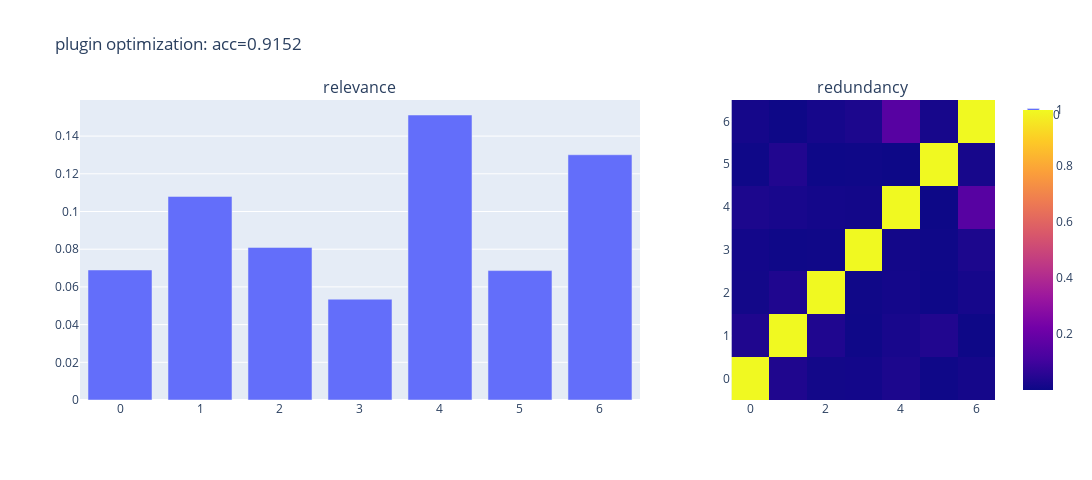

The notebook cell this image was saved under:
### Code cell
X_new_df = pd.DataFrame(data=X_new, columns=list(range(X_new.shape[1])))

show_relevance_redundancy(
    X_new_df,
    y,
    None,
    f"plugin optimization: acc={evaluate_model(clf, X_new_df, y, None):.4f}",
)

### Figure 1 — Plotly figure (JSON) as saved in the notebook; plotly's stock layout.template omitted (floating-point values rounded to 4 significant figures)
{"data": [{"alignmentgroup": "True", "hovertemplate": "variable=0<br>index=%{x}<br>value=%{y}<extra></extra>", "legendgroup": "0", "marker": {"color": "#636efa", "pattern": {"shape": ""}}, "name": "0", "offsetgroup": "0", "orientation": "v", "showlegend": true, "textposition": "auto", "type": "bar", "x": [0, 1, 2, 3, 4, 5, 6], "xaxis": "x", "y": [0.06898, 0.108, 0.08094, 0.05348, 0.1512, 0.06865, 0.1301], "yaxis": "y"}, {"coloraxis": "coloraxis", "hovertemplate": "x: %{x}<br>y: %{y}<br>color: %{z}<extra></extra>", "name": "0", "type": "heatmap", "xaxis": "x2", "yaxis": "y2", "z": [[1, 0.03472, 0.01137, 0.01241, 0.02889, 0.003949, 0.01657], [0.03472, 1.0, 0.03549, 0.005159, 0.02218, 0.03896, 0.001649], [0.01137, 0.03549, 1, 0.006964, 0.0139, 0.002859, 0.01823], [0.01241, 0.005159, 0.006964, 1, 0.01207, 0.005255, 0.02905], [0.02889, 0.02218, 0.0139, 0.01207, 1, 0.0005085, 0.1532], [0.003949, 0.03896, 0.002859, 0.005255, 0.0005085, 1.0, 0.0205], [0.01657, 0.001649, 0.01823, 0.02905, 0.1532, 0.0205, 1.0]]}], "layout": {"annotations": [{"font": {"size": 16}, "showarrow": false, "text": "relevance", "x": 0.306, "xanchor": "center", "xref": "paper", "y": 1, "yanchor": "bottom", "yref": "paper"}, {"font": {"size": 16}, "showarrow": false, "text": "redundancy", "x": 0.856, "xanchor": "center", "xref": "paper", "y": 1, "yanchor": "bottom", "yref": "paper"}], "height": 480, "title": {"text": "plugin optimization: acc=0.9152"}, "width": 1200, "xaxis": {"anchor": "y", "domain": [0, 0.612]}, "xaxis2": {"anchor": "y2", "domain": [0.712, 1]}, "yaxis": {"anchor": "x", "domain": [0, 1]}, "yaxis2": {"anchor": "x2", "domain": [0, 1]}}}
